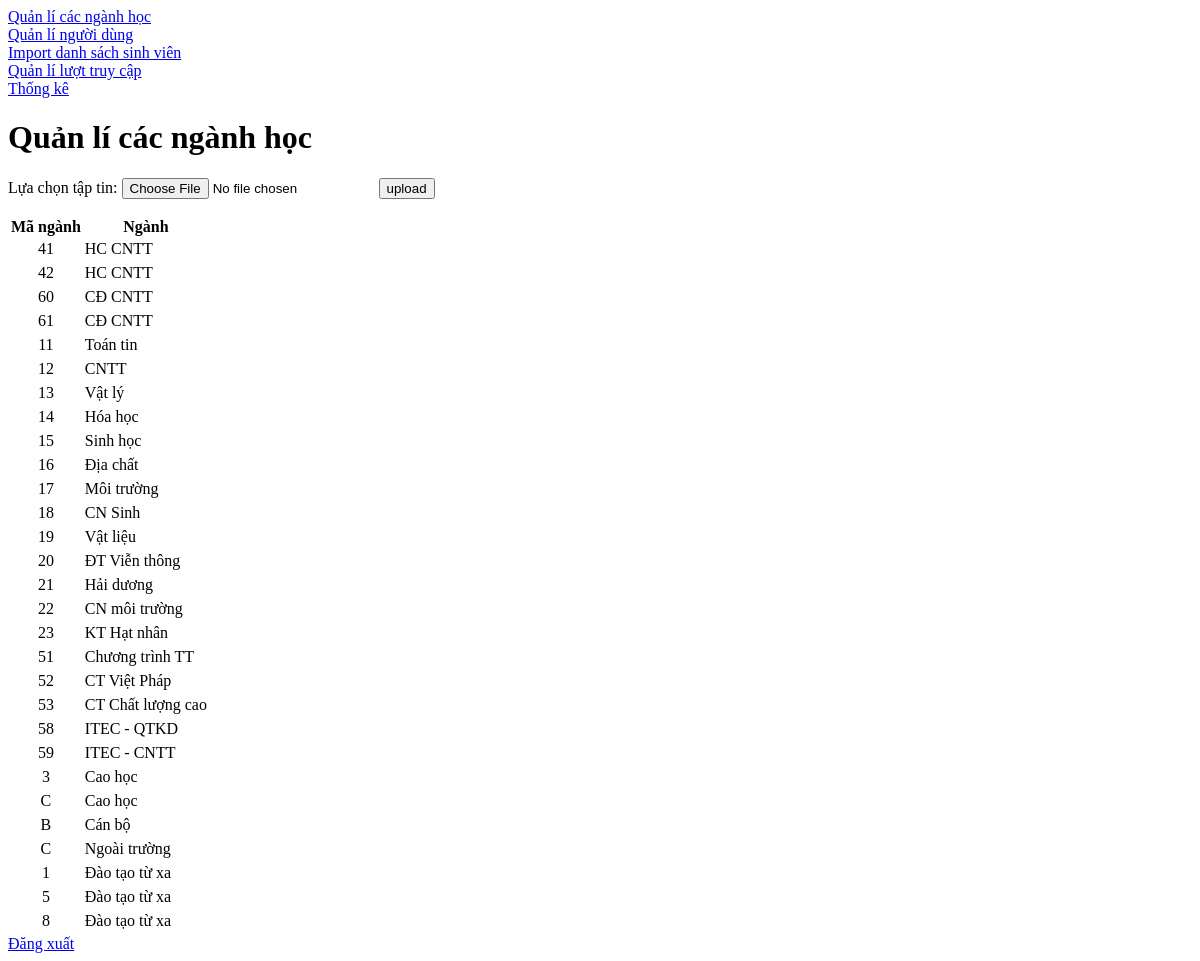
/admincp.php?action=majorman, run on an earlier commit of the app's database.
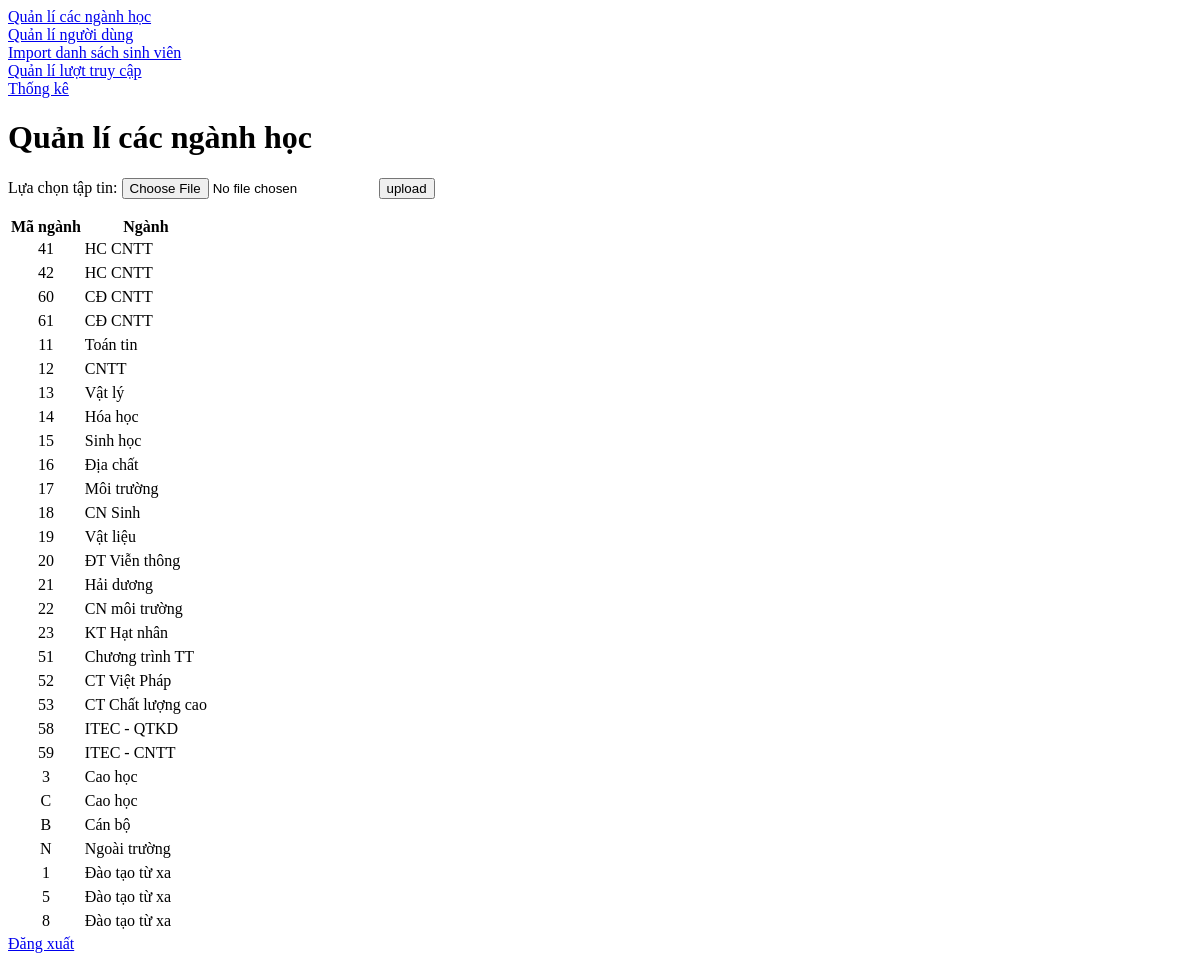
And on a later commit of the database.
### tables this page shows
CREATE TABLE `major` (
  `majorid` int(11) NOT NULL,
  `code` varchar(4) NOT NULL,
  `majorname` varchar(30) NOT NULL
);

### controller/db.php (called while the page is built, shortened)
<?php
require_once("MajorInfo.php");
class DB
{
	public static $server = "localhost";
	public static $database = "qldg";
	public static $dbUser = "root";
	public static $dbPass = "";
	public static function Connect() {
		$connection = new mysqli(self::$server, self::$dbUser, self::$dbPass, self::$database);
		return $connection;
	}
	public static function GetAllMajors()
	{
		$majors = array();
		$connection = self::Connect();
		$connection->query("set names 'utf8'");
		$sql = "select * from major";
		$reader = $connection->query($sql);
		if($reader->num_rows > 0) {
			while ($row = $reader->fetch_assoc()){
				$id = $row["majorid"];
				$code = $row["code"];
				$name = $row["majorname"];
				$item = new MajorInfo($id, $code, $name);
				array_push($majors, $item);
			}
		}
		return $majors;
	}
}
?>

### controller/MajorInfo.php (called while the page is built, shortened)
<?php
class MajorInfo
{
	public function __construct($id, $code, $name)
	{
		$this->Code = $code;
		$this->MajorName = $name;
	}
}
?>

### majorman.php (the view, shortened to what this page needs)
<?php
require_once("controller/db.php");
?>
<h1>Quản lí các ngành học</h1>
<div id="divImportMajors">
	<form method="post" action="controller/doImportMajors.php" enctype="multipart/form-data" onsubmit="return ValidateImportFile();">
		Lựa chọn tập tin: <input type="file" name="upfile" placeholder="Excel file"/>
		<input type="submit" value="upload"/>
	</form>
</div>
<div id="divAllMajorList">
	<table id="tblMajors">
		<tr>
			<th>Mã ngành</th>
			<th>Ngành</th>
		</tr>
		<?php
			$majors = db::GetAllMajors();
			foreach($majors as $major) {
				echo "<tr>";
				echo "<td style='text-align: center;'>$major->Code</td>";
				echo "<td >$major->MajorName</td>";
				echo "<tr>";
			}
		?>
	</table>
</div>

### admincp.php (shortened to what this page needs)
<html>
<head>
	<link rel="stylesheet" href="css/visitman.css"></link>
</head>
<body>
	<div id="control panel">
		<a href="admincp.php?action=majorman">Quản lí các ngành học </a> <br/>
		<a href="admincp/action=userman">Quản lí người dùng</a> <br/>
		<a href="admincp/action=import">Import danh sách sinh viên</a> <br/>
		<a href="admincp/action=visitman">Quản lí lượt truy cập</a> <br/>
		<a href="admincp/action=statistics">Thống kê</a> <br/>
	</div>
	<div id="MainContent">
	<?php
		$choice = "visitman";
		if (isset($_REQUEST["action"]))
		{
			$choice = $_REQUEST["action"];
		}
		include_once($choice . ".php");
	?>
	</div>
	<div id="UserInfo">
		<a href="controller/dologout.php">Đăng xuất</a>
	</div>
</body>
</html>

What changed in the data, as far as the page shows it:
changed major "Ngoài trường": code "C" → "N"
